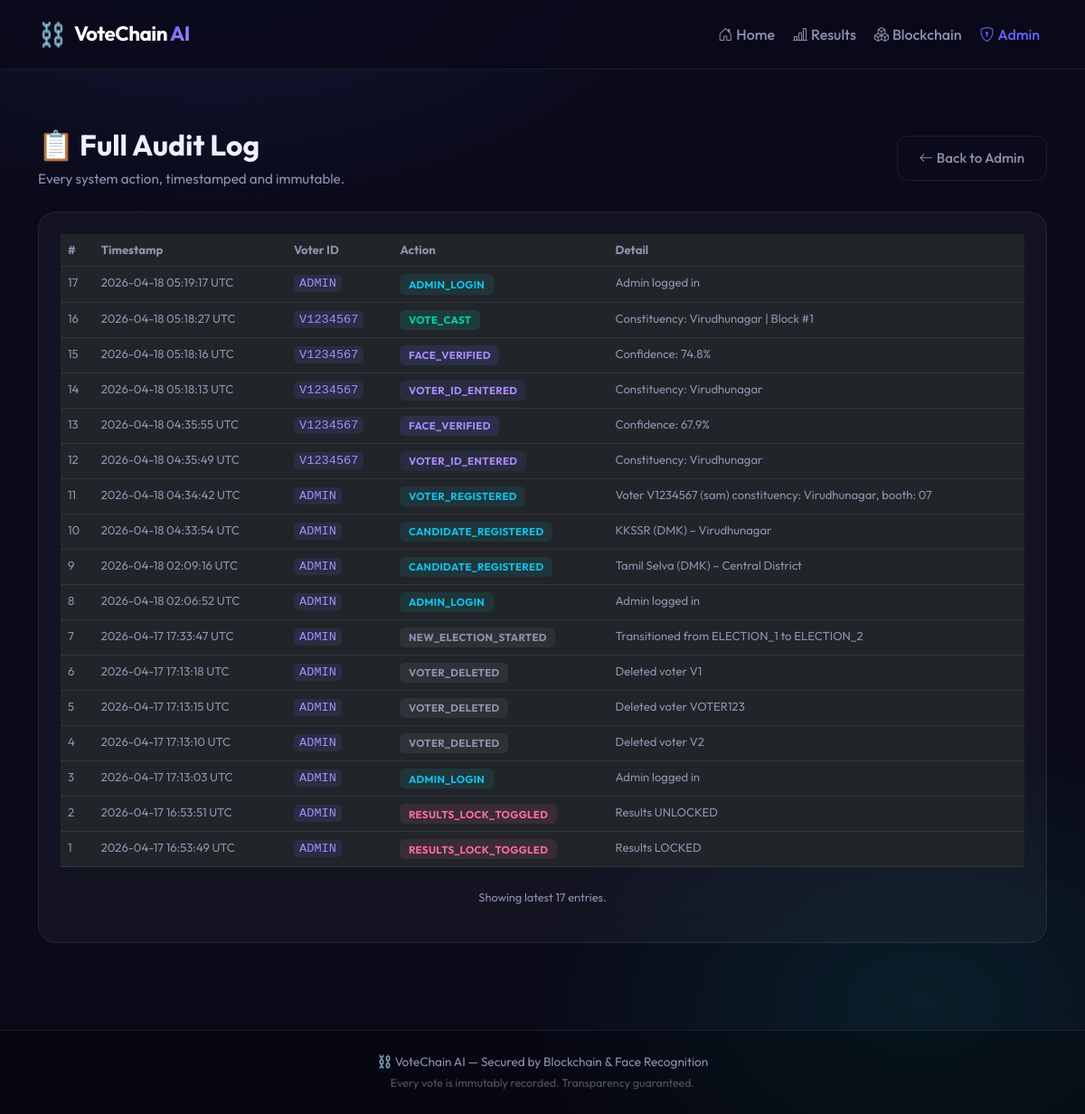
The app's page /admin/audit-log (signed in) with its own data.
### tables this page shows
CREATE TABLE audit_logs (
            id         INTEGER PRIMARY KEY AUTOINCREMENT,
            timestamp  TEXT NOT NULL,
            voter_id   TEXT,
            action     TEXT NOT NULL,
            detail     TEXT
        );

### app.py (the view)
@app.route("/admin/audit-log")
def admin_audit_log():
    if not require_admin():
        return redirect(url_for("admin"))
    conn   = get_db()
    logs   = get_audit_logs(conn, limit=500)
    conn.close()
    return render_template("audit_log.html", logs=logs)

### app.py (called while the page is built)
def require_admin():
    return session.get("is_admin", False)

### database.py (called while the page is built)
def get_db():
    conn = sqlite3.connect(DB_PATH)
    conn.row_factory = sqlite3.Row
    return conn

def get_audit_logs(conn, limit=200):
    return conn.execute(
        "SELECT * FROM audit_logs ORDER BY id DESC LIMIT ?", (limit,)
    ).fetchall()

### templates/audit_log.html (shortened to what this page needs)
{% extends "base.html" %}
{% block content %}
<div class="container py-5">
  <div class="d-flex justify-content-between align-items-center mb-4 flex-wrap gap-2">
    <div>
      <h2 class="section-title">📋 Full Audit Log</h2>
      <p class="section-sub mb-0">Every system action, timestamped and immutable.</p>
    </div>
    <a href="{{ url_for('admin') }}" class="btn-ghost-custom">
      <i class="bi bi-arrow-left me-1"></i>Back to Admin
    </a>
  </div>
  <div class="glass-card p-4">
    {% if logs %}
    <div class="table-responsive">
      <table class="table table-dark admin-table" style="font-size:.82rem">
        <thead>
          <tr>
            <th>#</th><th>Timestamp</th><th>Voter ID</th><th>Action</th><th>Detail</th>
          </tr>
        </thead>
        <tbody>
          {% for log in logs %}
          <tr>
            <td style="color:var(--text-muted)">{{ log.id }}</td>
            <td style="white-space:nowrap;color:var(--text-muted)">{{ log.timestamp }}</td>
            <td><code>{{ log.voter_id }}</code></td>
            <td>
              <span class="audit-action-badge audit-{{ log.action|lower|replace('_','-') }}">
                {{ log.action }}
              </span>
            </td>
            <td style="color:var(--text-muted)">{{ log.detail }}</td>
          </tr>
          {% endfor %}
        </tbody>
      </table>
    </div>
    <p class="text-center mt-2" style="font-size:.8rem;color:var(--text-muted)">Showing latest {{ logs|length }} entries.</p>
    {% else %}
      <div class="empty-state">No audit log entries yet.</div>
    {% endif %}
  </div>
</div>
{% endblock %}

### templates/base.html (shortened to what this page needs)
<!DOCTYPE html>
<html lang="en">
<head>
  <link href="https://cdn.jsdelivr.net/npm/bootstrap@5.3.3/dist/css/bootstrap.min.css" rel="stylesheet"/>
  <link href="https://cdn.jsdelivr.net/npm/bootstrap-icons@1.11.3/font/bootstrap-icons.min.css" rel="stylesheet"/>
  <link href="{{ url_for('static', filename='css/style.css') }}" rel="stylesheet"/>
</head>
<body>
<nav class="navbar navbar-expand-lg navbar-dark glass-nav">
  <div class="container">
    <a class="navbar-brand d-flex align-items-center gap-2" href="{{ url_for('index') }}">
      <span class="brand-icon">⛓️</span>
      <span class="brand-text">VoteChain <span class="brand-ai">AI</span></span>
    </a>
    <div class="collapse navbar-collapse" id="navbarMain">
      <ul class="navbar-nav ms-auto align-items-center gap-1">
        <li class="nav-item">
          <a class="nav-link" href="{{ url_for('index') }}"><i class="bi bi-house-door me-1"></i>Home</a>
        </li>
        <li class="nav-item">
          <a class="nav-link" href="{{ url_for('results') }}"><i class="bi bi-bar-chart-line me-1"></i>Results</a>
        </li>
        <li class="nav-item">
          <a class="nav-link" href="{{ url_for('blockchain_explorer') }}"><i class="bi bi-boxes me-1"></i>Blockchain</a>
        </li>
        <li class="nav-item">
          <a class="nav-link nav-admin" href="{{ url_for('admin') }}"><i class="bi bi-shield-lock me-1"></i>Admin</a>
        </li>
      </ul>
    </div>
  </div>
</nav>
{% block content %}{% endblock %}
<footer class="footer mt-5 py-4">
  <div class="container text-center">
    <p class="mb-1 footer-text">⛓️ VoteChain AI &mdash; Secured by Blockchain & Face Recognition</p>
    <p class="mb-0 footer-sub">Every vote is immutably recorded. Transparency guaranteed.</p>
  </div>
</footer>
</body>
</html>

### static/css/style.css (style rules this page uses)
:root { --bg-primary: #0a0a1a; --bg-secondary: #0f0f2a; --bg-card: rgba(255,255,255,.04); --bg-card-hover: rgba(255,255,255,.07); --glass-border: rgba(255,255,255,.08); --accent: #6C63FF; --accent2: #FF6B9D; --accent3: #00D4AA; --text-primary: #f0f0ff; --text-muted: #9090b0; --success: #00D4AA; --danger: #FF4C6A; --warning: #FFB627; --success-grad: linear-gradient(135deg,#00D4AA,#00a896); --danger-grad: linear-gradient(135deg,#FF4C6A,#c9184a); --accent-grad: linear-gradient(135deg,#6C63FF,#a78bfa); --glow: 0 0 40px rgba(108,99,255,.25); }
*, *::before, *::after { box-sizing: border-box; margin: 0; padding: 0; }
body { font-family: 'Outfit', sans-serif; background: var(--bg-primary); color: var(--text-primary); min-height: 100vh; overflow-x: hidden; background-image: radial-gradient(ellipse 80% 50% at 20% -10%, rgba(108,99,255,.15) 0%, transparent 60%), radial-gradient(ellipse 60% 40% at 85% 90%, rgba(0,212,170,.10) 0%, transparent 60%); }
.glass-card { background: var(--bg-card); border: 1px solid var(--glass-border); border-radius: 20px; backdrop-filter: blur(20px); -webkit-backdrop-filter: blur(20px); transition: transform .25s ease, box-shadow .25s ease; }
.glass-nav { background: rgba(10,10,26,.85) !important; backdrop-filter: blur(20px); -webkit-backdrop-filter: blur(20px); border-bottom: 1px solid var(--glass-border); padding: .85rem 0; position: sticky; top: 0; z-index: 1000; }
.brand-text { font-size: 1.4rem; font-weight: 700; letter-spacing: -.5px; }
.brand-ai { background: var(--accent-grad); -webkit-background-clip: text; -webkit-text-fill-color: transparent; }
.brand-icon { font-size: 1.6rem; }
.nav-link { color: var(--text-muted) !important; font-weight: 500; transition: color .2s; }
.nav-admin { color: var(--accent) !important; }
.btn-ghost-custom { display: inline-flex; align-items: center; justify-content: center; padding: .8rem 1.5rem; background: transparent; border: 1px solid var(--glass-border); border-radius: 12px; color: var(--text-muted); font-family: 'Outfit', sans-serif; font-size: .95rem; font-weight: 500; cursor: pointer; transition: border-color .2s, color .2s; text-decoration: none; }
.section-title { font-size: 2rem; font-weight: 700; }
.section-sub { color: var(--text-muted); font-size: .95rem; }
.admin-table { font-size: .85rem; }
.admin-table thead th { color: var(--text-muted); border-bottom-color: var(--glass-border); }
.admin-table td { color: var(--text-primary); border-color: var(--glass-border); }
.footer { background: rgba(0,0,0,.3); border-top: 1px solid var(--glass-border); }
.footer-text { color: var(--text-muted); font-size: .85rem; }
.footer-sub { color: #555; font-size: .78rem; }
.table-dark { background: transparent !important; }
.table-dark thead th, .table-dark td { border-color: var(--glass-border) !important; }
code { color: #a78bfa; background: rgba(108,99,255,.12); padding: 2px 6px; border-radius: 5px; font-size: .85rem; }
.audit-action-badge { display: inline-block; padding: .15rem .6rem; border-radius: 6px; font-size: .72rem; font-weight: 700; text-transform: uppercase; letter-spacing: .3px; background: rgba(255,255,255,.06); color: var(--text-muted); }
.audit-vote-cast { background: rgba(0,212,170,.12); color: var(--success); }
.audit-face-verified { background: rgba(108,99,255,.15); color: #a78bfa; }
.audit-admin-login, .audit-voter-registered, .audit-candidate-registered { background: rgba(18,194,201,.1); color: #12c2e9; }
.audit-results-lock-toggled { background: rgba(255,107,157,.1); color: var(--accent2); }
.audit-voter-id-entered { background: rgba(108,99,255,.1); color: #a78bfa; }

### records on screen
audit_logs: id "17", timestamp "2026-04-18 05:19:17 UTC", voter_id "ADMIN", action "ADMIN_LOGIN", detail "Admin logged in"
audit_logs: id "16", timestamp "2026-04-18 05:18:27 UTC", voter_id "V1234567", action "VOTE_CAST", detail "Constituency: Virudhunagar | Block #1"
audit_logs: id "15", timestamp "2026-04-18 05:18:16 UTC", voter_id "V1234567", action "FACE_VERIFIED", detail "Confidence: 74.8%"
audit_logs: id "14", timestamp "2026-04-18 05:18:13 UTC", voter_id "V1234567", action "VOTER_ID_ENTERED", detail "Constituency: Virudhunagar"
audit_logs: id "13", timestamp "2026-04-18 04:35:55 UTC", voter_id "V1234567", action "FACE_VERIFIED", detail "Confidence: 67.9%"
audit_logs: id "12", timestamp "2026-04-18 04:35:49 UTC", voter_id "V1234567", action "VOTER_ID_ENTERED", detail "Constituency: Virudhunagar"
audit_logs: id "11", timestamp "2026-04-18 04:34:42 UTC", voter_id "ADMIN", action "VOTER_REGISTERED", detail "Voter V1234567 (sam) constituency: Virudhunagar, booth: 07"
audit_logs: id "10", timestamp "2026-04-18 04:33:54 UTC", voter_id "ADMIN", action "CANDIDATE_REGISTERED", detail "KKSSR (DMK) – Virudhunagar"
audit_logs: id "9", timestamp "2026-04-18 02:09:16 UTC", voter_id "ADMIN", action "CANDIDATE_REGISTERED", detail "Tamil Selva (DMK) – Central District"
audit_logs: id "8", timestamp "2026-04-18 02:06:52 UTC", voter_id "ADMIN", action "ADMIN_LOGIN", detail "Admin logged in"
audit_logs: id "7", timestamp "2026-04-17 17:33:47 UTC", voter_id "ADMIN", action "NEW_ELECTION_STARTED", detail "Transitioned from ELECTION_1 to ELECTION_2"
audit_logs: id "6", timestamp "2026-04-17 17:13:18 UTC", voter_id "ADMIN", action "VOTER_DELETED", detail "Deleted voter V1"
audit_logs: id "5", timestamp "2026-04-17 17:13:15 UTC", voter_id "ADMIN", action "VOTER_DELETED", detail "Deleted voter VOTER123"
audit_logs: id "4", timestamp "2026-04-17 17:13:10 UTC", voter_id "ADMIN", action "VOTER_DELETED", detail "Deleted voter V2"
audit_logs: id "3", timestamp "2026-04-17 17:13:03 UTC", voter_id "ADMIN", action "ADMIN_LOGIN", detail "Admin logged in"
audit_logs: id "2", timestamp "2026-04-17 16:53:51 UTC", voter_id "ADMIN", action "RESULTS_LOCK_TOGGLED", detail "Results UNLOCKED"
audit_logs: id "1", timestamp "2026-04-17 16:53:49 UTC", voter_id "ADMIN", action "RESULTS_LOCK_TOGGLED", detail "Results LOCKED"

### other values on screen
{{ logs|length }} "17"
